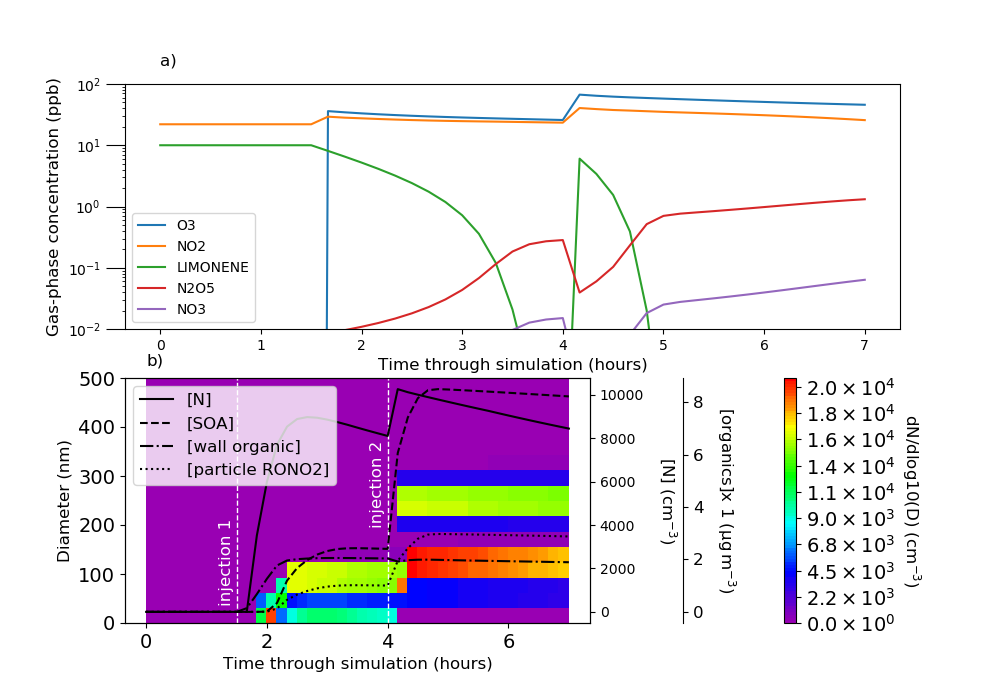

The script that saved this image:
'''Code to plot results for limonene oxidation example, terminal needs to be in the Results folder of GMD_paper to work'''
# aim is to exemplify the coupled integration of gas-phase chemistry and partitioning to
# particles and wall

# import required modules
import numpy as np
import matplotlib.pyplot as plt
import scipy.constants as si
from matplotlib.colors import LinearSegmentedColormap # for customised colormap
from matplotlib.ticker import MaxNLocator
from matplotlib.colors import BoundaryNorm
import matplotlib.ticker as ticker # set colormap tick labels to standard notation
import os

# ----------------------------------------------------------------------------------------
# import results files, all used the limonene MCM PRAM sheme (limonene_MCM_PRAM.txt) 

# open saved files
cwd = cwd = os.getcwd() # address of current working directory
output_by_sim = str(cwd+'/limonene_output')

# name of file where experiment constants saved
fname = str(output_by_sim+'/model_and_component_constants')

const_in = open(fname)
const = {} # prepare to create dictionary
for line in const_in.readlines():

	# convert to python list
	dlist = []
	for i in line.split(',')[1::]:
		if str(line.split(',')[0]) == 'number_of_size_bins':
			dlist.append(int(i))
		if str(line.split(',')[0]) == 'number_of_components':
			dlist.append(int(i))
		if str(line.split(',')[0]) == 'molecular_weights_g/mol_corresponding_to_component_names' or  str(line.split(',')[0]) == 'molecular_volumes_cm3/mol':
			i = i.strip('\n')
			i = i.strip('[')
			i = i.strip(']')
			i = i.strip(' ')
			dlist.append(float(i))
		if str(line.split(',')[0]) == 'component_names':
			i = i.strip('\n')
			i = i.strip('[')
			i = i.strip(']')
			i = i.strip(' ')
			i = i.strip('\'')
			dlist.append(str(i))
		if str(line.split(',')[0]) == 'factor_for_multiplying_ppb_to_get_molec/cm3':
			dlist.append(float(i))
			
	const[str(line.split(',')[0])] = dlist

num_sb = int((const['number_of_size_bins'])[0]) # number of size bins
num_speci = int((const['number_of_components'])[0]) # number of species
y_mw = const['molecular_weights_g/mol_corresponding_to_component_names']
y_MV = const['molecular_volumes_cm3/mol']
PyCHAM_names = const['component_names']
# conversion factor to change gas-phase concentrations from molecules/cc 
# (air) into ppb
Cfactor = float((const['factor_for_multiplying_ppb_to_get_molec/cm3'])[0])

# name of file where concentration (ppb for gas-phase, molecules/cc (air) for others) 
# results saved
fname = str(output_by_sim+'/concentrations_all_components_all_times_gas_particle_wall')
y = np.loadtxt(fname, delimiter=',', skiprows=1) # skiprows=1 omits header

# withdraw times
fname = str(output_by_sim+'/time')
t_array = np.loadtxt(fname, delimiter=',', skiprows=1) # skiprows=1 omits header

# withdraw size bin bounds
fname = str(output_by_sim+'/size_bin_bounds')
sbb = np.loadtxt(fname, delimiter=',', skiprows=1) # skiprows=1 omits header

if num_sb>1:
	# name of file where concentration (# particles/cc (air)) results saved
	fname = str(output_by_sim+'/particle_number_concentration_dry')
	N = np.loadtxt(fname, delimiter=',', skiprows=1) # skiprows=1 omits header
	if num_sb==2: # just one particle size bin (wall included in num_sb)
		N = np.array(N.reshape(len(t_array), num_sb-1))
		
# name of file where particle size results saved
fname = str(output_by_sim+'/size_bin_radius')
x = np.loadtxt(fname, delimiter=',', skiprows=1) # skiprows=1 omits header
if t_array.ndim==0: # occurs if only one time step saved
	x = np.array(x.reshape(1, num_sb-1))
if num_sb==2: # just one particle size bin (wall included in num_sb)
	x = np.array(x.reshape(len(t_array), num_sb-1))
	
# ----------------------------------------------------------------------------------------
# get indices of components with a nitrate group
nitr_ind = np.empty(0, dtype='int')
for i in range(len(PyCHAM_names)):
	if len(PyCHAM_names[i])<3:
		continue
	if PyCHAM_names[i] == 'HNO3': # don't include inorganic nitrate
		continue
	else:
		for i2 in range(len(PyCHAM_names[i])):
			if PyCHAM_names[i][i2:i2+3] == 'NO3':
				nitr_ind = np.append(nitr_ind, i)

# ----------------------------------------------------------------------------------------

# prepare plot

fig, (ax0, ax1) = plt.subplots(2, 1, figsize=(10,7))

# parasite axis for particle-phase plot
par1 = ax1.twinx() # first parasite axis
par2 = ax1.twinx() # second parasite axis

def make_patch_spines_invisible(ax):
	ax.set_frame_on(True)
	ax.patch.set_visible(False)
	for sp in ax.spines.values():
		sp.set_visible(False)

# Offset the right spine of par2.  The ticks and label have already been
# placed on the right by twinx above.
par2.spines["right"].set_position(("axes", 1.2))
# Having been created by twinx, par2 has its frame off, so the line of its
# detached spine is invisible.  First, activate the frame but make the patch
# and spines invisible.
make_patch_spines_invisible(par2)
# Second, show the right spine.
par2.spines["right"].set_visible(True)
# ----------------------------------------------------------------------------------------
# gas-phase concentrations

# get index of components of interest
comp_names = ['O3', 'NO2', 'LIMONENE', 'N2O5', 'NO3']
comp_index = []
for i in range(len(comp_names)):
	index = PyCHAM_names.index(comp_names[i])
	comp_index.append(index)

# plot gas-phase concentrations of O3 and NO2
ax0.semilogy(t_array/3600.0, y[:, comp_index[0]], label = 'O3')
ax0.semilogy(t_array/3600.0, y[:, comp_index[1]], label = 'NO2')
ax0.semilogy(t_array/3600.0, y[:, comp_index[2]], label = 'LIMONENE')
ax0.semilogy(t_array/3600.0, y[:, comp_index[3]], label = 'N2O5')
ax0.semilogy(t_array/3600.0, y[:, comp_index[4]], label = 'NO3')
ax0.set_ylim(1.0e-2, 1.0e2)
ax0.set_ylabel(r'Gas-phase concentration (ppb)', fontsize=12)
ax0.yaxis.set_tick_params(size=14)
ax0.set_xlabel(r'Time through simulation (hours)', fontsize=12)
ax0.yaxis.set_tick_params(size=14)

ax0.legend(fontsize=10)
ax0.text(x=(t_array/3600.0)[0], y=2e2, s='a)', size=12)

# ----------------------------------------------------------------------------------------
# particle-phase properties

# number size distribution (dN/dlog10(Dp))

# don't use the first boundary as it's zero, so will error when log10 taken
log10D = np.log10(sbb[1::]*2.0)
if num_sb>2:
	# note, can't append zero to start of log10D to cover first size bin as the log10 of the
	# non-zero boundaries give negative results due to the value being below 1, so instead
	# assume same log10 distance as the next pair
	log10D = np.append((log10D[0]-(log10D[1]-log10D[0])).reshape(1, 1), log10D.reshape(-1,1), axis=0)
	# radius distance covered by each size bin (log10(um))
	dlog10D = (log10D[1::]-log10D[0:-1]).reshape(1, -1)
if num_sb==2: # number of size bins includes wall
	# assume lower radius bound is ten times smaller than upper
	dlog10D = (log10D-np.log10((sbb[1::]/10.0)*2.0)).reshape(1, -1)

# repeat size bin diameter widths over times
dlog10D = np.repeat(dlog10D, N.shape[0], axis=0)

# prepare number size distribution contours (/cc (air))
dNdlog10D = np.zeros((N.shape[0], N.shape[1]))
dNdlog10D = N/dlog10D

# two-size bin moving average
dNdlog10D[:, 1::] = (dNdlog10D[:, 0:-1]+dNdlog10D[:, 1::])/2.0

# transpose number concentration results, so time on x axis and diameter on y
dNdlog10D = dNdlog10D.transpose()

# mask the nan values so they're not plotted
z = np.ma.masked_where(np.isnan(dNdlog10D), dNdlog10D)

# customised colormap (https://www.rapidtables.com/web/color/RGB_Color.html)
colors = [(0.60, 0.0, 0.70), (0, 0, 1), (0, 1.0, 1.0), (0, 1.0, 0.0), (1.0, 1.0, 0.0), (1.0, 0.0, 0.0)]  # R -> G -> B
n_bin = 100  # Discretizes the colormap interpolation into bins
cmap_name = 'my_list'
# Create the colormap
cm = LinearSegmentedColormap.from_list(cmap_name, colors, N=n_bin)

# set contour levels
levels = (MaxNLocator(nbins = 100).tick_values(np.min(z[~np.isnan(z)]), 
		np.max(z[~np.isnan(z)])))

# associate colours and contour levels
norm1 = BoundaryNorm(levels, ncolors = cm.N, clip=True)

# contour plot with times along x axis and particle diameters along y axis
p1 = ax1.pcolormesh(t_array/3600.0, (sbb*2*1e3), z[:, :], cmap=cm, norm=norm1)


ax1.set_ylabel('Diameter (nm)', size=12)
ax1.xaxis.set_tick_params(labelsize=14)
ax1.yaxis.set_tick_params(labelsize=14)
ax1.set_xlabel(r'Time through simulation (hours)', fontsize=12)

# function for doing colorbar tick labels in standard notation
def fmt(x, pos):
	a, b = '{:.1e}'.format(x).split('e')
	b = int(b)
	return r'${} \times 10^{{{}}}$'.format(a, b)

cb = plt.colorbar(p1, format=ticker.FuncFormatter(fmt), pad=0.25)
cb.ax.tick_params(labelsize=14)   

# colour bar label
cb.set_label('dN/dlog10(D) $\mathrm{(cm^{-3})}$', size=12, rotation=270, labelpad=20)

ax1.text(x=(t_array[0]/3600.0), y=(sbb[-1]*2*1e3)*1.05, s='b)', size=12)
# set line and label denoting input of components
ax1.plot([1.5, 1.5], [0.0, 500.0], color='white', linewidth=1, linestyle='dashed')
ax1.text(x=1.2, y=40, s='injection 1', size=12, rotation=90, color='white')
ax1.plot([4.0, 4.0], [0.0, 500.0], color='white', linewidth=1, linestyle='dashed')
ax1.text(x=3.7, y=200, s='injection 2', size=12, rotation=90, color='white')

# ----------------------------------------------------------------------------------------
# organic aerosol mass concentration in particles (ug/m3)
final_i = 0
# check whether water and/or core is present
if PyCHAM_names[-2] == 'H2O': # if both present
	final_i = 2
if PyCHAM_names[-1] == 'H2O': # if just water
	final_i = 1

SOAvst = 0.0
NO3vst = np.zeros((y.shape[0], 1))
for i in range(1, num_sb):
	# calculate SOA (*1.0E-12 to convert from g/cc (air) to ug/m3 (air) assuming a density
	# of 1.0 g/cc)
	SOAvst += (((y[:,num_speci*i:num_speci*(i+1)-final_i]/si.N_A)*y_mw[0:-final_i]*1.0e12).sum(axis=1))
	# get just the concentrations of nitrate components in this size bin 
	# (molecules/cc (air))
	yNO3 = y[:, num_speci*i:num_speci*(i+1)-final_i]
	
	for i2 in nitr_ind:
		NO3vst[:, 0] += ((yNO3[:, i2]/si.N_A)*y_mw[i2]*1.0e12)
	
# mass concentration of organics on wall
# (*1.0E-12 to convert from g/cc (air) to ug/m3 (air) assuming a density
# of 1.0 g/cc)
Owall = (((y[:, num_speci*num_sb:num_speci*(num_sb+1)-final_i]/si.N_A)*y_mw[0:-final_i]*1.0e12).sum(axis=1))

# log10 of maximum in SOA
SOAmax = int(np.log10(max(SOAvst)))
Owallmax = int(np.log10(max(Owall)))
SOAmax = max(SOAmax, Owallmax)
# transform SOA so no standard notation required
SOAvst = SOAvst/(10**(SOAmax))
# transform Owall so no standard notation required
Owall = Owall/(10**(SOAmax))
# transform NO3vst so no standard notation required
NO3vst = NO3vst/(10**(SOAmax))

p5, = par2.plot(t_array/3600.0, SOAvst, '--k', label = '[SOA]')
p6, = par2.plot(t_array/3600.0, Owall, '-.k', label = '[wall organic]')
p7, = par2.plot(t_array/3600.0, NO3vst, ':k', label = '[particle RONO2]')
par2.set_ylabel(str('[organics]x ' + str(10**(SOAmax)) + ' ($\mathrm{\mu g\, m^{-3}})$'), rotation=270, size=12, labelpad=25)
par2.yaxis.set_tick_params(labelsize=12)

# ----------------------------------------------------------------------------------------
# total particle number concentration

p3, = par1.plot(t_array/3600.0, N.sum(axis=1), '-k', label = '[N]')
par1.set_ylabel('[N] ($\mathrm{cm^{-3}})$', rotation=270, size=12, labelpad=25)

plt.legend(fontsize=12, handles=[p3, p5, p6, p7] ,loc=2)
fig.savefig('limonene_res_plot.png')
plt.show()